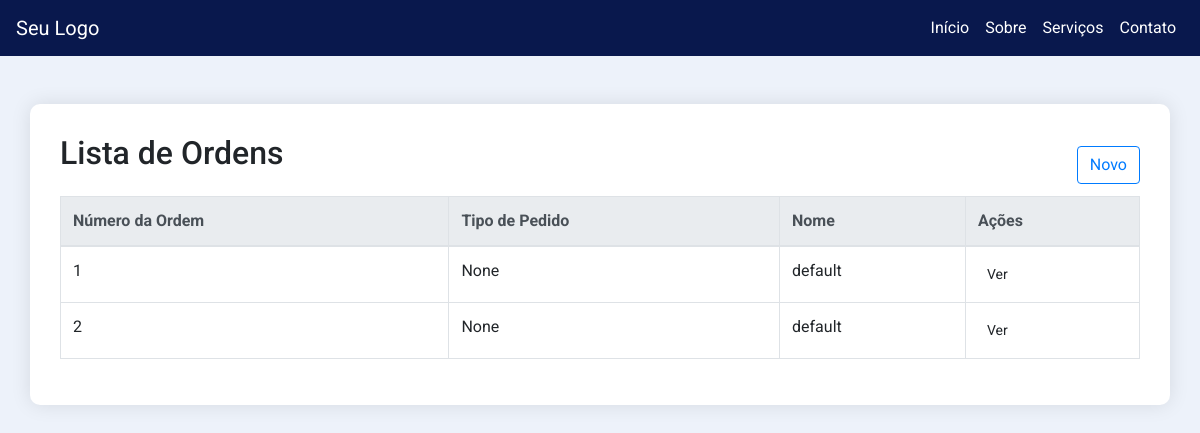
The page /ordem/listar on the database its author committed.
### model.py (models this page shows)
class Order(SQLModel, table=True):
	id: Optional[int] = Field(default=None, primary_key=True)
	person_id: int = Field(foreign_key="person.id")
	movement: Optional[str] #entrada ou saida
	products: List['OrderProduct']=Relationship()

class Person(SQLModel, table=True):
	id: Optional[int] = Field(default=None, primary_key=True)
	name: str
	email: str
	orders: List['Order']=Relationship()

### order.py (the view)
@order.route('/listar', methods = ['GET','POST'])
def list():
    data = model.get_person()
    if data==[]:
        model.add_person()
    data = model.get_all_orders()
    print(data)
    return render_template('order/list.html' , data=data )

### model.py (called while the page is built)
def get_person():
	with Session(engine) as session:
		query = select(Person)
		data = session.exec(query).all()
		return data

def get_all_orders():
	with Session(engine) as session:
		query = select(
			Order.id ,
			Person.name,
			Order.movement).join(
			Person)
		data = session.exec(query).all()
		return data

### templates/order/list.html (shortened to what this page needs)
{% extends 'base.html' %}
{% block content %}
<div class="container mt-5">
  <div class="d-flex justify-content-between align-items-center">
    <div>
      <h2 class="mb-4">Lista de Ordens</h2>
    </div>
    <a href="{{url_for('order.add')}}" class="btn btn-outline-primary">Novo</a>
  </div>
  <table class="table table-bordered">
    <thead class="thead-light">
      <tr>
        <th scope="col">Número da Ordem</th>
        <th scope="col">Tipo de Pedido</th>
        <th scope="col">Nome</th>
        <th scope="col">Ações</th>
      </tr>
    </thead>
    <tbody>
      {% if data:%}
        {%for x in data:%}
          <tr>
          <td>{{x[0]}}</td>
          <td>{{x[2]}}</td>
          <td>{{x[1]}}</td>
          <td>
            <a href="{{url_for('order.view', id=x[0])}}">
              <button class="btn btn-transparent btn-sm">Ver</button>
            </a>
        </td>
              </tr>
                {%endfor%}
                {%else:%}
                <tr>
                <td>nao existem dados</td>
                <td></td>
                <td></td>
              </tr>
          {%endif%}
    </tbody>
  </table>
</div>
{% endblock %}

### templates/base.html (style rules this page uses)
body { font-family: 'Roboto', sans-serif; background-color: #edf2fa; }
.container { background-color: #fff; border-radius: 10px; box-shadow: 0px 0px 20px 0px rgba(0, 0, 0, 0.1); padding: 30px; margin-top: 50px; }

### rows shown on the page
Order: id "1", x "None", name "default"
Order: id "2", x "None", name "default"
